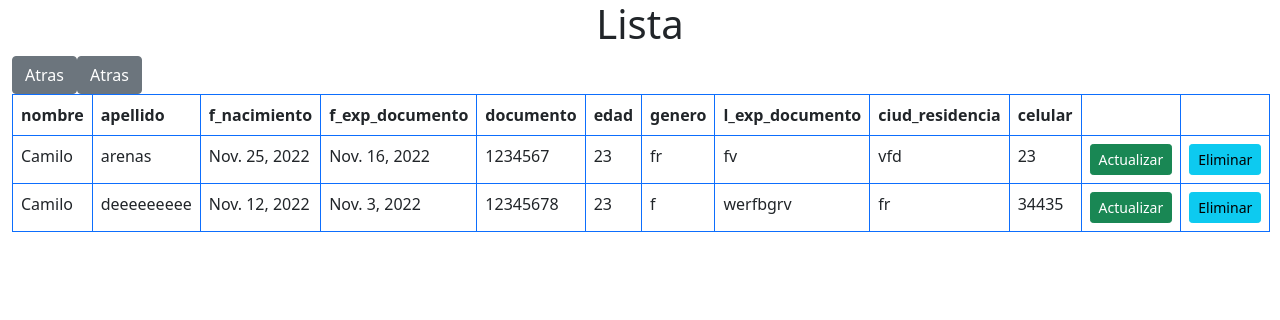
The app's page /lista/ with its own data.
### CRUD/models.py (models this page shows, shortened)
class Cliente(models.Model):
    nombre = models.CharField(max_length=15, null=False)
    apellido = models.CharField(max_length=10, null=False)
    f_nacimiento = models.DateField(null=False )
    f_exp_documento = models.DateField(null=False)
    documento = models.IntegerField(null=False,)
    edad = models.IntegerField(null=False,)
    genero = models.CharField(max_length=10,null=False)
    l_exp_documento = models.CharField(max_length=10,null=False)
    ciud_residencia = models.CharField(max_length=10,null=False)
    celular = models.IntegerField(null=False,)

### CRUD/views.py (the view)
# urls.py: path('lista/', views.lista, name="lista"),
def lista(request):
    cliente= Cliente.objects.all()
    return render(request, 'lista.html',{'cliente': cliente})

### CRUD/templates/lista.html (shortened to what this page needs)
{% load static %}
<!DOCTYPE html>
<html lang="en">
<head>
    <link rel="stylesheet" href="{% static 'css/bootstrap.css' %}">
    <link rel="stylesheet" href="{% static 'css/style.css' %}">
</head>
<body>
        <div class="container-fluid">
            <h1>Lista</h1>
            <table class="table table-bordered border-primary">
                <thead>
                    <tr>
                        <th>nombre</th>
                        <th>apellido</th>
                        <th>f_nacimiento</th>
                        <th>f_exp_documento</th>
                        <th>documento</th>
                        <th>edad</th>
                        <th>genero</th>
                        <th>l_exp_documento</th>
                        <th>ciud_residencia</th>
                        <th>celular</th>
                        <th></th>
                        <th></th>
                    </tr>
                </thead>
                <tbody>
                    {% for c in cliente %}
                    <tr>
                        <td>{{c.nombre}}</td>
                        <td>{{c.apellido}}</td>
                        <td>{{c.f_nacimiento}}</td>
                        <td>{{c.f_exp_documento}}</td>
                        <td>{{c.documento}}</td>
                        <td>{{c.edad}}</td>
                        <td>{{c.genero}}</td>
                        <td>{{c.l_exp_documento}}</td>
                        <td>{{c.ciud_residencia}}</td>
                        <td>{{c.celular}}</td>
                        <td><a href="{% url 'ActualizarCliente' id=c.id %}"><button class="btn btn-success btn-sm">Actualizar</button></a></td>
                        <td><a onclick = "borrar('{{c.id}}')"><button class="btn btn-info btn-sm">Eliminar</button></a></td>
                    </tr>
                    <a href="{% url 'index' %}" class="btn btn-secondary">Atras</a>
                    {% endfor %}
                </tbody>
            </table>
        </div>
    </body>
</html>

### static/css/style.css (style rules this page uses)
* { margin: 0%; padding: 0%; }
h1 { text-align: center; justify-content: center; align-content: flex-start; }

### records on screen
Cliente: nombre "Camilo", apellido "arenas", f_nacimiento "Nov. 25, 2022", f_exp_documento "Nov. 16, 2022", documento "1234567", edad "23", genero "fr", l_exp_documento "fv", ciud_residencia "vfd", celular "23"
Cliente: nombre "Camilo", apellido "deeeeeeeee", f_nacimiento "Nov. 12, 2022", f_exp_documento "Nov. 3, 2022", documento "12345678", edad "23", genero "f", l_exp_documento "werfbgrv", ciud_residencia "fr", celular "34435"
